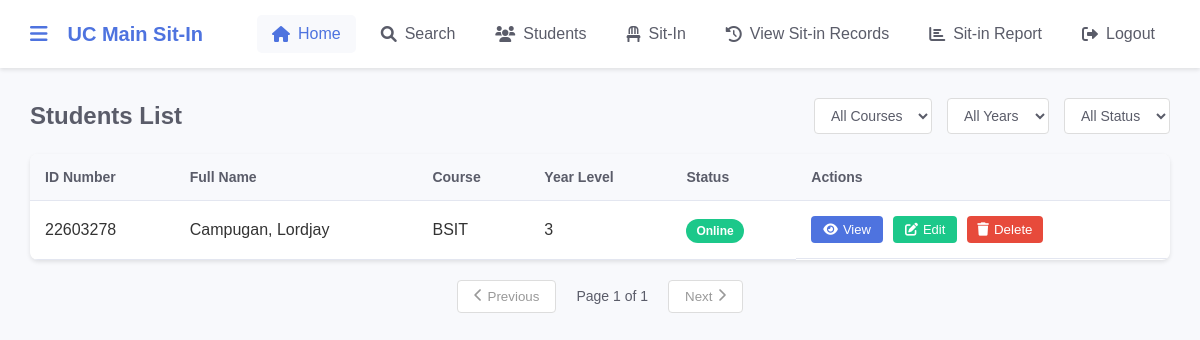
Page /admin/students (signed in) on the committed database.
### tables this page shows
CREATE TABLE users (
idNO VARCHAR(20) PRIMARY KEY,
lastname VARCHAR(100),
firstname VARCHAR(100),
middlename VARCHAR(100),
course VARCHAR(100),
year_level VARCHAR(10),
email VARCHAR(150),
username VARCHAR(50) UNIQUE,
password VARCHAR(100),
session VARCHAR(20),
profile_picture TEXT,
role VARCHAR(20) DEFAULT 'user' CHECK (role IN ('user', 'admin'))
, completed_sessions INTEGER DEFAULT 0);

### app.py (the view)
@app.route('/admin/students')
@admin_required
def admin_students():
    page = request.args.get('page', 1, type=int)
    per_page = 10  # Number of students per page
    conn = sqlite3.connect(DATABASE)
    cursor = conn.cursor()
    cursor.execute('SELECT COUNT(*) FROM users WHERE role != "admin"')
    total_students = cursor.fetchone()[0]
    total_pages = (total_students + per_page - 1) // per_page
    offset = (page - 1) * per_page
    cursor.execute('''
        SELECT idNO, lastname, firstname, course, year_level,
               CASE WHEN session > 0 THEN 1 ELSE 0 END as is_online
        FROM users
        WHERE role != "admin"
        ORDER BY lastname, firstname
        LIMIT ? OFFSET ?
    ''', (per_page, offset))
    students = [
        {
            'idno': row[0],
            'lastname': row[1],
            'firstname': row[2],
            'course': row[3],
            'year_level': row[4],
            'is_online': bool(row[5])
        }
        for row in cursor.fetchall()
    ]
    conn.close()
    return render_template('admin_students.html',
                         students=students,
                         page=page,
                         total_pages=total_pages,
                         has_prev=page > 1,
                         has_next=page < total_pages)

### app.py (called while the page is built)
def admin_required(f):
    @wraps(f)
    def decorated_function(*args, **kwargs):
        if session.get('role') != 'admin':
            return redirect(url_for('login', error="You do not have permission to access this page."))
        return f(*args, **kwargs)
    return decorated_function

### templates/admin_students.html (shortened to what this page needs)
<!DOCTYPE html>
<html lang="en">
<head>
    <link rel="stylesheet" href="{{ url_for('static', filename='admin-dashboard.css') }}">
    <link rel="stylesheet" href="{{ url_for('static', filename='admin-students.css') }}">
    <link rel="stylesheet" href="https://cdnjs.cloudflare.com/ajax/libs/font-awesome/6.0.0/css/all.min.css">
</head>
<body>
<nav class="navbar">
    <div class="nav-left">
        <button class="menu-toggle" onclick="toggleSidebar()">
            <i class="fas fa-bars"></i>
        </button>
        <div class="logo-text">UC Main Sit-In</div>
    </div>
    <ul class="nav-links">
        <li><a href="{{ url_for('admin_dashboard') }}" class="active"><i class="fas fa-home"></i> Home</a></li>
        <li>
            <a href="#" onclick="toggleSearch()"><i class="fas fa-search"></i> Search</a>
        </li>
        <li><a href="{{ url_for('admin_students') }}"><i class="fas fa-users"></i> Students</a></li>
        <li><a href="{{ url_for('admin_sitin') }}"><i class="fas fa-chair"></i> Sit-In</a></li>
        <li><a href="{{ url_for('admin_sitin_records') }}"><i class="fas fa-history"></i> View Sit-in Records</a></li>
        <li><a href="{{ url_for('admin_sitin_report') }}"><i class="fas fa-chart-bar"></i> Sit-in Report</a></li>
        <li><a href="{{ url_for('logout') }}"><i class="fas fa-sign-out-alt"></i> Logout</a></li>
    </ul>
</nav>
    <div class="main-content">
        <div class="students-header">
            <h2>Students List</h2>
            <div class="filter-section">
                <select id="courseFilter">
                    <option value="">All Courses</option>
                </select>
                <select id="yearFilter">
                    <option value="">All Years</option>
                </select>
                <select id="statusFilter">
                    <option value="">All Status</option>
                </select>
            </div>
        </div>
        <div class="students-table-container">
            <table class="students-table">
                <thead>
                    <tr>
                        <th>ID Number</th>
                        <th>Full Name</th>
                        <th>Course</th>
                        <th>Year Level</th>
                        <th>Status</th>
                        <th>Actions</th>
                    </tr>
                </thead>
                <tbody>
                    {% for student in students %}
                    <tr>
                        <td>{{ student.idno }}</td>
                        <td>{{ student.lastname }}, {{ student.firstname }}</td>
                        <td>{{ student.course }}</td>
                        <td>{{ student.year_level }}</td>
                        <td>
                            <span class="status-badge {{ 'online' if student.is_online else 'offline' }}">
                                {{ 'Online' if student.is_online else 'Offline' }}
                            </span>
                        </td>
                        <td class="actions">
                            <button class="view-btn" onclick="viewStudent('{{ student.idno }}')">
                                <i class="fas fa-eye"></i> View
                            </button>
                            <button class="edit-btn" onclick="editStudent('{{ student.idno }}')">
                                <i class="fas fa-edit"></i> Edit
                            </button>
                            <button class="delete-btn" onclick="deleteStudent('{{ student.idno }}')">
                                <i class="fas fa-trash"></i> Delete
                            </button>
                        </td>
                    </tr>
                    {% endfor %}
                </tbody>
            </table>
        </div>
        <div class="pagination">
            <button {% if not has_prev %}disabled{% endif %}
                    onclick="changePage('{{ page - 1 if has_prev else page }}')">
                <i class="fas fa-chevron-left"></i> Previous
            </button>
            <span>Page {{ page }} of {{ total_pages }}</span>
            <button {% if not has_next %}disabled{% endif %}
                    onclick="changePage('{{ page + 1 if has_next else page }}')">
                Next <i class="fas fa-chevron-right"></i>
            </button>
        </div>
    </div>
</body>
</html>

### static/admin-dashboard.css (style rules this page uses)
* { margin: 0; padding: 0; box-sizing: border-box; }
body { font-family: 'Arial', sans-serif; background: #f8f9fc; color: #333; min-height: 100vh; }
.navbar { display: flex; align-items: center; justify-content: space-between; background: white; padding: 15px 30px; box-shadow: 0 2px 4px rgba(0,0,0,0.1); position: relative; z-index: 100; }
.nav-left { display: flex; align-items: center; gap: 20px; }
.menu-toggle { background: none; border: none; font-size: 20px; cursor: pointer; color: #4e73df; }
.logo-text { font-size: 20px; font-weight: bold; color: #4e73df; }
.nav-links { display: flex; align-items: center; gap: 10px; list-style: none; }
.nav-links li a { color: #5a5c69; text-decoration: none; padding: 10px 15px; border-radius: 5px; transition: 0.3s; display: flex; align-items: center; gap: 8px; }
.nav-links li a:hover, .nav-links li a.active { color: #4e73df; background: #f8f9fc; }
.nav-links li a i { font-size: 16px; }
.main-content { padding: 30px; margin-left: 0; transition: 0.3s; }

### static/admin-students.css (style rules this page uses)
* { margin: 0; padding: 0; box-sizing: border-box; }
body { font-family: 'Arial', sans-serif; background: #f8f9fc; color: #333; min-height: 100vh; }
.navbar { display: flex; align-items: center; justify-content: space-between; background: white; padding: 15px 30px; box-shadow: 0 2px 4px rgba(0,0,0,0.1); position: relative; z-index: 100; }
.nav-left { display: flex; align-items: center; gap: 20px; }
.menu-toggle { background: none; border: none; font-size: 20px; cursor: pointer; color: #4e73df; }
.logo-text { font-size: 20px; font-weight: bold; color: #4e73df; }
.nav-links { display: flex; align-items: center; gap: 10px; list-style: none; }
.nav-links li a { color: #5a5c69; text-decoration: none; padding: 10px 15px; border-radius: 5px; transition: 0.3s; display: flex; align-items: center; gap: 8px; }
.nav-links li a:hover, .nav-links li a.active { color: #4e73df; background: #f8f9fc; }
.nav-links li a i { font-size: 16px; }
.students-header { display: flex; justify-content: space-between; align-items: center; margin-bottom: 20px; }
.students-header h2 { color: #5a5c69; font-size: 24px; }
.filter-section { display: flex; gap: 15px; }
.filter-section select { padding: 8px 12px; border: 1px solid #ddd; border-radius: 4px; font-size: 14px; color: #5a5c69; background-color: white; cursor: pointer; }
.students-table-container { background: white; border-radius: 8px; box-shadow: 0 2px 4px rgba(0,0,0,0.1); overflow: hidden; margin-bottom: 20px; }
.students-table { width: 100%; border-collapse: collapse; }
.students-table th, .students-table td { padding: 15px; text-align: left; border-bottom: 1px solid #e3e6f0; }
.students-table th { background-color: #f8f9fc; color: #5a5c69; font-weight: bold; font-size: 14px; }
.status-badge { padding: 5px 10px; border-radius: 15px; font-size: 12px; font-weight: bold; }
.status-badge.online { background-color: #1cc88a; color: white; }
.actions { display: flex; gap: 10px; }
.view-btn, .edit-btn { padding: 6px 12px; border: none; border-radius: 4px; cursor: pointer; font-size: 13px; display: flex; align-items: center; gap: 5px; transition: background-color 0.2s; }
.view-btn { background-color: #4e73df; color: white; }
.edit-btn { background-color: #1cc88a; color: white; }
.pagination { display: flex; justify-content: center; align-items: center; gap: 20px; margin-top: 20px; }
.pagination button { padding: 8px 16px; border: 1px solid #4e73df; background-color: white; color: #4e73df; border-radius: 4px; cursor: pointer; display: flex; align-items: center; gap: 5px; transition: all 0.2s; }
.pagination button:disabled { border-color: #ddd; color: #999; cursor: not-allowed; }
.pagination span { color: #5a5c69; font-size: 14px; }
.delete-btn { background-color: #e74a3b; color: white; border: none; padding: 5px 10px; border-radius: 4px; cursor: pointer; display: inline-flex; align-items: center; gap: 5px; transition: background-color 0.3s; }

### rows in the picture
users: idno "22603278", lastname "Campugan", firstname "Lordjay", course "BSIT", year_level "3", is_online "Online"

### other values in the picture
{{ page }} "1"
{{ total_pages }} "1"
